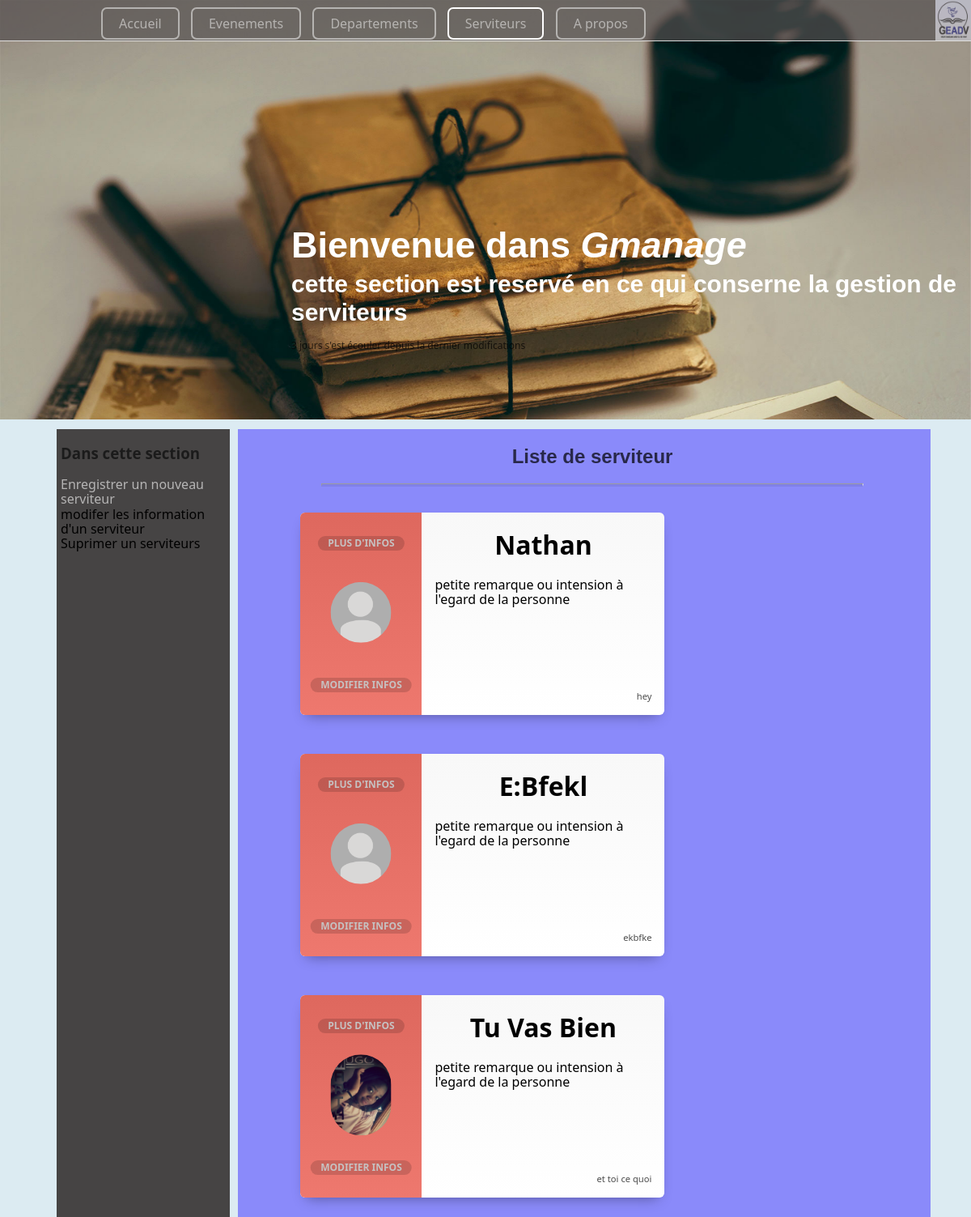
/serviteurs/, run on the app's committed database.
### serviteurs/models.py (models this page shows)
class Serviteurs(models.Model):
    RESPONSABLE = (
        ('Père', 'Père'),
        ('Mère', 'Mère'),
        ('Tuteur', 'Tutreur'),
    )
    STATUS_SERVICE = (
        ('S', 'Suspendu'),
        ('O', 'En observation'),
        ('B', 'conduite parfaite'),
    )
    GENRE = (
        ('Servante', 'Servante'),
        ('Serviteur', 'Serviteur'),
    )
    prenom = models.CharField(max_length=100)
    post_nom = models.CharField(max_length=100)
    nom = models.CharField(max_length=100)
    genre = models.CharField(
        verbose_name='Genre',
        max_length=10,
        choices=GENRE,
        default='Servante',
    )
    date_de_naissance = models.DateField("date de naissance")
    doc = models.ImageField(
        blank=True,
        null=True,
        upload_to='photo',
    )
    contact = models.CharField("numero de contact", max_length=15, help_text="ex : +243", blank=True, null=True)
    reseau = models.CharField("numero reseau sociaux", max_length=15, blank=True, null=True)
    adresse = models.CharField(max_length=350, help_text=" Lubumbashi/C. kenya/Av. circulaire/n°303")
    nom_responsable = models.CharField("nom complet", max_length=250, null=True, blank=True)
    contactC = models.CharField("numero de contact de la personne à contacter", max_length=15)
    degret = models.CharField(
        verbose_name="Degré de parenté",
        max_length=6,
        choices=RESPONSABLE,
        default='Père',
    )
    adresseC = models.CharField(max_length=350, help_text=" Lubumbashi/C. kenya/Av. circulaire/n°303")
    status = models.CharField(
        max_length=1,
        choices=STATUS_SERVICE,
        blank=True,
        default='B',
        help_text='resumé de la conduite d\' un serviteur',
    )
    def get_absolute_url(self):
        return reverse('serviteur-detail', kwargs={'pk': self.pk})

### serviteurs/views.py (the view)
# urls.py: path('', Allserviteurs.as_view(), name='serviteur-liste'),
class Allserviteurs(ListView):
    model = Serviteurs
    context_object_name = "liste_de_serviteurs"
    template_name = "serviteurs/serviteurs_liste.html"

### serviteurs/templates/serviteurs/serviteurs_liste.html (shortened to what this page needs)
{% extends 'serviteurs/base.html' %}
{% block style %}
    {% load static %}
    <link rel="stylesheet" type="text/css" href="{% static "serviteurs/carte_serviteur.css" %}">
{% endblock %}
{% block topinfo %}
    cette section est reservé
    en ce qui conserne la gestion de serviteurs
{% endblock %}
{% block content_sidebar %}
    <h3>Dans cette section</h3>
    <ul>
        <li> <a href="{% url 'serviteur-nouveau' %} " class="sidelien"> Enregistrer un nouveau serviteur </a> </li>
        <li>modifer les information d'un serviteur</li>
        <li>Suprimer un serviteurs</li>
    </ul>
{% endblock %}
{% block maincontent %}
    <h2 class="bigtitle">Liste de serviteur</h2>
    <hr>
    {% if liste_de_serviteurs %}
        <div class="allcontent">
        {% for serviteur in liste_de_serviteurs %}
                <div class="card">
                    <div class="additional">
                        <div class="user-card">
                            <div class="level center">
                                <a href="{{ serviteur.get_absolute_url }}">Plus d'infos</a>
                            </div>
                            <div class="points center">
                                <a href="{% url 'serviteur-modification' serviteur.pk %}">modifier infos</a>
                            </div>
                            <div class="center">
                                {% if serviteur.doc %}
                                    <img src="{{ serviteur.doc.url }}" alt="photo">
                                {% else %}
                                    {% load static %}
                                    <img src="{% static 'images/photo_avatar.png' %}" alt="photo">
                                {% endif %}
                            </div>
                        </div>
                    </div>
                    <div class="general">
                        <h1 style="text-transform: capitalize">{{ serviteur.prenom }}</h1>
                        <p>
                            petite remarque ou intension à l'egard de la personne
                        </p>
                        <span class="more">{{ serviteur.adresse }}</span>
                    </div>
                </div>
        {% endfor %}
        </div>
    {% else %}
        <p>Aucune donnée n'a encore était enregistré dans la base de donnée</p>
    {% endif %}
{% endblock %}

### static/css/base.css (style rules this page uses)
body { background-color: rgb(220, 235, 242); font-family: 'Segoe UI', Tahoma, Geneva, Verdana, sans-serif; color: black; }
.sidebar h3 { opacity: .6; }
.sidebar ul { list-style: none; padding: 0; margin: 0; }

### serviteurs/static/serviteurs/carte_serviteur.css (style rules this page uses)
.sidelien { text-decoration: none; color: white; opacity: 0.6; transition: opacity; }
.bigtitle { text-align: center; font-family: Abel, Arial, Verdana, sans-serif; opacity: 0.7; padding: 0; }
hr { width: inherit; border-bottom: 3px solid rgba(0,0,0,0.07); }
.allcontent { display: flex; flex-direction: row; flex-wrap: wrap; margin-left: 4%; }
.center { position: absolute; top: 50%; left: 50%; -webkit-transform: translate(-50%, -50%); }
.card { width: 450px; height: 250px; background-color: #fff; background: linear-gradient(#f8f8f8, #fff); box-shadow: 0 8px 16px -8px rgba(0,0,0,0.4); border-radius: 6px; overflow: hidden; position: relative; margin: 1.5rem; }
.card h1 { text-align: center; }
.card .additional { position: absolute; width: 150px; height: 100%; background: linear-gradient(#dE685E, #EE786E); transition: width 0.4s; overflow: hidden; z-index: 2; }
.card .additional .user-card { width: 150px; height: 100%; position: relative; float: left; }
.card .additional .user-card::after { content: ""; display: block; position: absolute; top: 10%; right: -2px; height: 80%; border-left: 2px solid rgba(0,0,0,0.025); }
.card .additional .user-card .level, .card .additional .user-card .points { top: 15%; color: #fff; text-transform: uppercase; font-size: 0.75em; font-weight: bold; background: rgba(0,0,0,0.15); padding: 0.125rem 0.75rem; border-radius: 100px; white-space: nowrap; }
.card .additional .user-card .points { top: 85%; }
.card .additional .user-card img { width: 100%; height: 100%; border-radius: 100px; }
.card .additional .user-card a { text-decoration: none; color: #c6c1c1; }
.card .general { width: 300px; height: 100%; position: absolute; top: 0; right: 0; z-index: 1; box-sizing: border-box; padding: 1rem; padding-top: 0; }
.card .general .more { position: absolute; bottom: 1rem; right: 1rem; font-size: 0.7em; opacity: .7; margin-left: 5px; }

### static/css/normalise.css (style rules this page uses)
html { line-height: 1.15; -webkit-text-size-adjust: 100%; }
body { margin: 0; }
h1 { font-size: 2em; margin: 0.67em 0; }
hr { box-sizing: content-box; height: 0; overflow: visible; }
a { background-color: transparent; }
img { border-style: none; }

### data on the page
Serviteurs: doc (picture), prenom "Nathan", adresse "hey"
Serviteurs: prenom "E:bfekl", adresse "ekbfke"
Serviteurs: doc (picture), prenom "Tu Vas Bien", adresse "et toi ce quoi"
